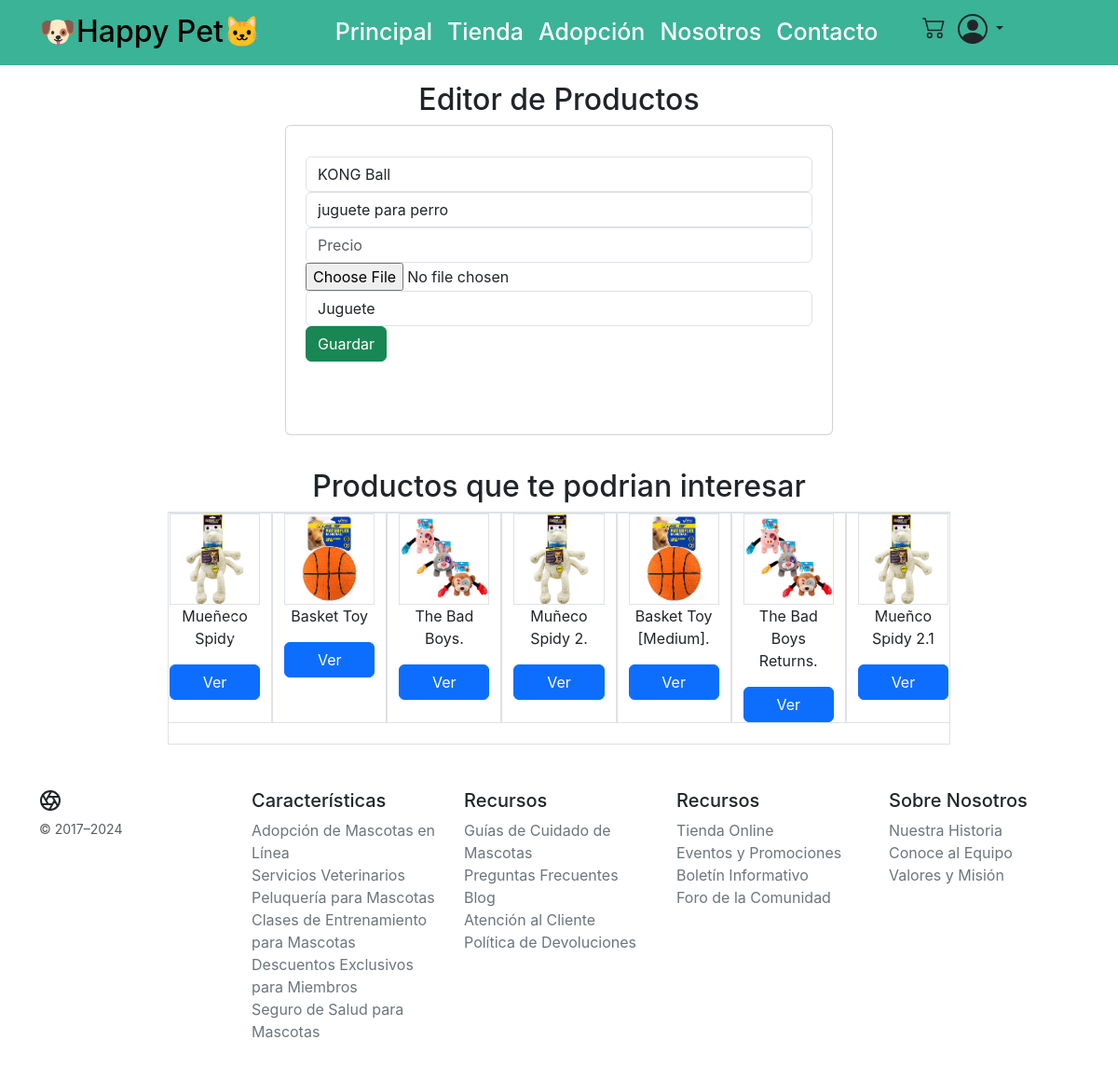
/editar_prod/1/, run on an earlier commit of the app's database.
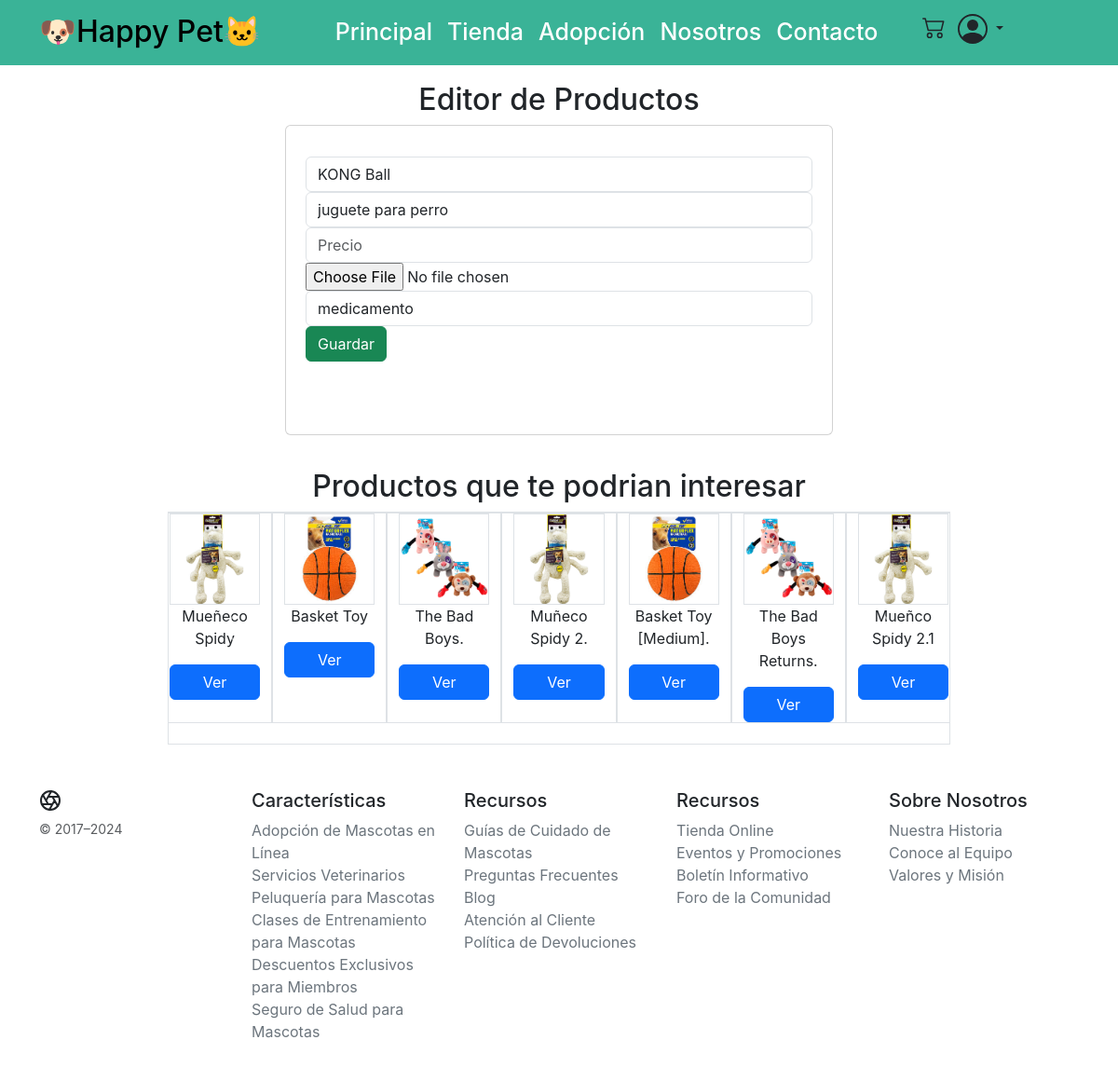
And on a later commit of the database.
### animales_PW/models.py (models this page shows, shortened)
class producto(models.Model):
    nombre = models.CharField(max_length=50)
    descripcion = models.CharField(max_length=200)
    precio = models.FloatField()
    imagen = models.ImageField(upload_to='productos')
    categoria = models.ForeignKey(categoria, on_delete=models.CASCADE)

class categoria(models.Model):
    nombre = models.CharField(max_length=50)
    descripcion = models.CharField(max_length=200)
    imagen = models.ImageField(upload_to='categorias')

### animales_PW/views.py (the view)
# urls.py: path('editar_prod/<int:id>/', editar_prod, name='editar_prod'),
def editar_prod(request, id):
    producto_instance = producto.objects.get(id=id)
    categorias = categoria.objects.all()
    return render(request, 'admin_crud/editar_prod.html', {"id_producto": producto_instance, "categorias": categorias})

### animales_PW/templates/admin_crud/editar_prod.html (shortened to what this page needs)
{% extends 'base.html' %}
{% load static %}
{% block content %}
<div class="row">
    <div class="col-md-6 offset-md-3">
        <h2>Editor de Productos</h2>
        <div class="card">
            <div class="card-body py-2">
                <form action="{% url 'actualizar_prod' id_producto.id %}" method="POST" enctype="multipart/form-data">
                    <div class="form-group">
                        <input type="text" id="txtNombre" name="txtNombre" value="{{ id_producto.nombre }}"
                            class="form-control" placeholder="Nombre" minlength="6" maxlength="50">
                    </div>
                    <div class="form-group">
                        <input type="text" id="txtDescripcion" name="txtDescripcion"
                            value="{{ id_producto.descripcion }}" class="form-control" placeholder="Descripción"
                            minlength="10" maxlength="200">
                    </div>
                    <div class="form-group">
                        <input type="number" id="txtPrecio" name="txtPrecio" value="{{ id_producto.precio }}"
                            class="form-control" placeholder="Precio" min="100" step="100">
                    </div>
                    <div class="form-group">
                        <input type="file" id="imgUpload" name="imgUpload" class="form-control-file" accept="image/*">
                    </div>
                    <div class="form-group">
                        <select id="txtCategoria" name="txtCategoria" class="form-control">
                            {% for cat in categorias %}
                            <option value="{{ cat.id }}" {% if id_producto.categoria.id == cat.id %}selected{% endif %}>
                                {{ cat.nombre }}
                            </option>
                            {% endfor %}
                        </select>
                    </div>
                    <div class="form-group">
                        <button type="submit" class="btn btn-success btn-block">Guardar</button>
                    </div>
                </form>
            </div>
        </div>
    </div>
</div>
{% endblock %}

What changed in the data, as far as the page shows it:
changed producto "KONG Ball": txtCategoria "Juguete" → "medicamento"
